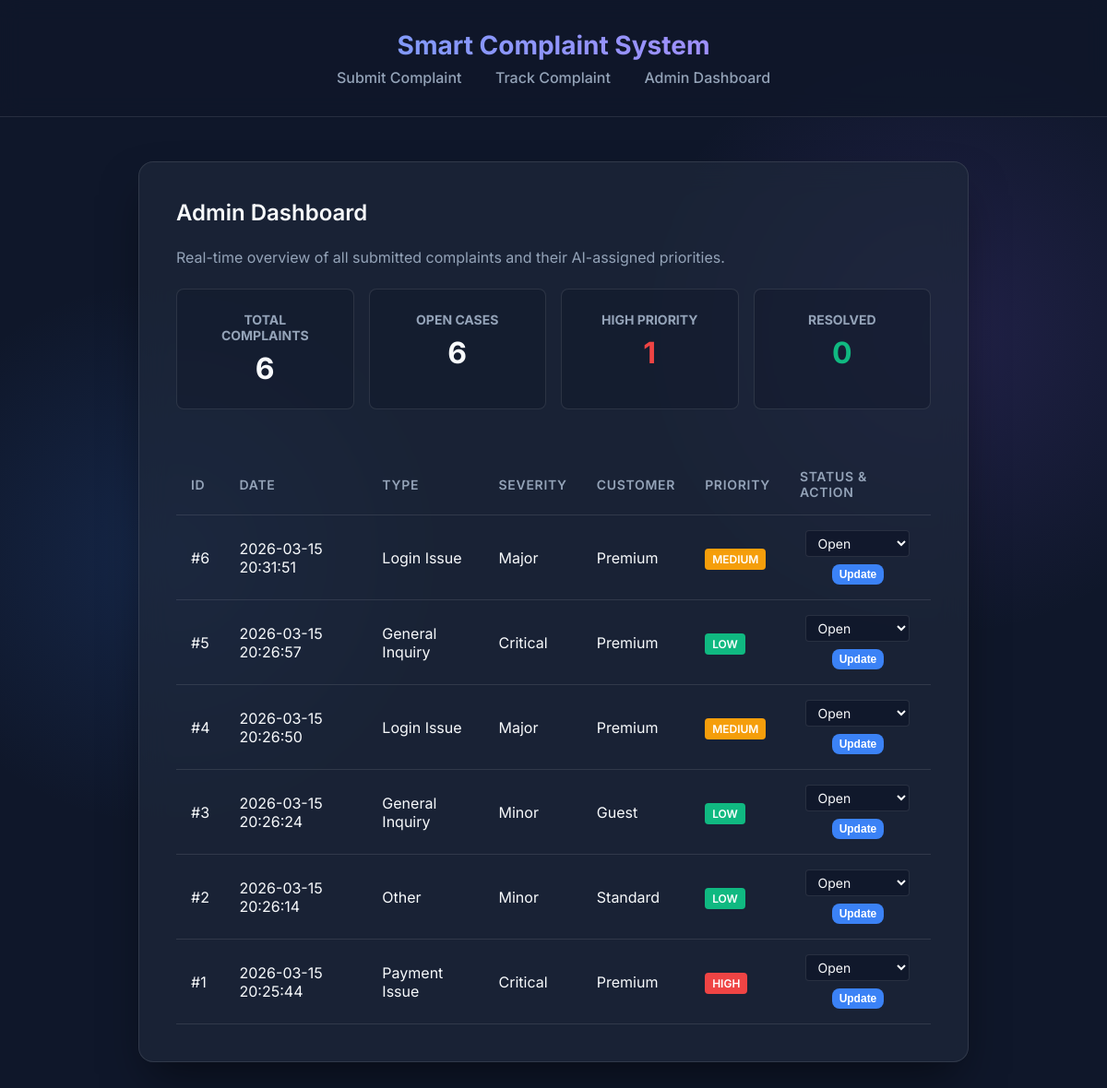
The page /admin on the database its author committed.
### tables this page shows
CREATE TABLE complaints (
                id INTEGER PRIMARY KEY AUTOINCREMENT,
                complaint_type TEXT NOT NULL,
                severity TEXT NOT NULL,
                customer_type TEXT NOT NULL,
                priority TEXT NOT NULL,
                date TEXT NOT NULL
            , status TEXT NOT NULL DEFAULT 'Open');

### app.py (the view)
@app.route("/admin", methods=["GET"])
def admin():
    db = get_db()
    cursor = db.cursor()
    cursor.execute("SELECT * FROM complaints ORDER BY id DESC")
    complaints = cursor.fetchall()
    total = len(complaints)
    open_cases = sum(1 for c in complaints if c['status'] in ['Open', 'In Progress'])
    high_priority = sum(1 for c in complaints if c['priority'] == 'High')
    resolved_cases = sum(1 for c in complaints if c['status'] == 'Resolved')
    return render_template("admin.html",
                           complaints=complaints,
                           total=total,
                           open_cases=open_cases,
                           high_priority=high_priority,
                           resolved_cases=resolved_cases)

### app.py (called while the page is built)
def get_db():
    db = getattr(g, '_database', None)
    if db is None:
        db = g._database = sqlite3.connect(DB_PATH)
        db.row_factory = sqlite3.Row
    return db

@app.teardown_appcontext
def close_connection(exception):
    db = getattr(g, '_database', None)
    if db is not None:
        db.close()

### templates/admin.html (shortened to what this page needs)
<!DOCTYPE html>
<html lang="en">
<head>
    <link rel="stylesheet" href="{{ url_for('static', filename='style.css') }}">
</head>
<body>
    <header>
        <h1>Smart Complaint System</h1>
        <nav>
            <a href="{{ url_for('index') }}">Submit Complaint</a>
            <a href="{{ url_for('track') }}">Track Complaint</a>
            <a href="{{ url_for('admin') }}">Admin Dashboard</a>
        </nav>
    </header>
    <main>
        <div class="glass-panel large">
            <h2>Admin Dashboard</h2>
            <p style="margin-bottom: 1.5rem; color: var(--text-muted);">Real-time overview of all submitted complaints and their AI-assigned priorities.</p>
            <div class="analytics-row" style="display: flex; gap: 1rem; margin-bottom: 2rem;">
                <div class="analytic-card" style="flex: 1; background: rgba(15, 23, 42, 0.4); padding: 1.5rem; border-radius: 0.5rem; border: 1px solid var(--border-color); text-align: center;">
                    <h3 style="color: var(--text-muted); font-size: 0.875rem; text-transform: uppercase;">Total Complaints</h3>
                    <p style="font-size: 2rem; font-weight: bold; margin-top: 0.5rem;">{{ total }}</p>
                </div>
                <div class="analytic-card" style="flex: 1; background: rgba(15, 23, 42, 0.4); padding: 1.5rem; border-radius: 0.5rem; border: 1px solid var(--border-color); text-align: center;">
                    <h3 style="color: var(--text-muted); font-size: 0.875rem; text-transform: uppercase;">Open Cases</h3>
                    <p style="font-size: 2rem; font-weight: bold; margin-top: 0.5rem;">{{ open_cases }}</p>
                </div>
                <div class="analytic-card" style="flex: 1; background: rgba(15, 23, 42, 0.4); padding: 1.5rem; border-radius: 0.5rem; border: 1px solid var(--border-color); text-align: center;">
                    <h3 style="color: var(--text-muted); font-size: 0.875rem; text-transform: uppercase;">High Priority</h3>
                    <p style="font-size: 2rem; font-weight: bold; color: var(--priority-high); margin-top: 0.5rem;">{{ high_priority }}</p>
                </div>
                <div class="analytic-card" style="flex: 1; background: rgba(15, 23, 42, 0.4); padding: 1.5rem; border-radius: 0.5rem; border: 1px solid var(--border-color); text-align: center;">
                    <h3 style="color: var(--text-muted); font-size: 0.875rem; text-transform: uppercase;">Resolved</h3>
                    <p style="font-size: 2rem; font-weight: bold; color: var(--priority-low); margin-top: 0.5rem;">{{ resolved_cases }}</p>
                </div>
            </div>
            <div style="overflow-x: auto;">
                <table>
                    <thead>
                        <tr>
                            <th>ID</th>
                            <th>Date</th>
                            <th>Type</th>
                            <th>Severity</th>
                            <th>Customer</th>
                            <th>Priority</th>
                            <th>Status & Action</th>
                        </tr>
                    </thead>
                    <tbody>
                        {% for c in complaints %}
                        <tr>
                            <td>#{{ c.id }}</td>
                            <td>{{ c.date }}</td>
                            <td>{{ c.complaint_type }}</td>
                            <td>{{ c.severity }}</td>
                            <td>{{ c.customer_type }}</td>
                            <td><span class="badge {{ c.priority }}">{{ c.priority }}</span></td>
                            <td>
                                <form action="{{ url_for('update_status', complaint_id=c.id) }}" method="POST" style="display: flex; gap: 0.5rem; align-items: center; justify-content: center; margin: 0;">
                                    <select name="status" style="padding: 0.25rem 0.5rem; background: rgba(15,23,42,0.8); width: auto; font-size: 0.875rem; border-radius: 0.25rem;">
                                        <option value="Open" {% if c.status == 'Open' %}selected{% endif %}>Open</option>
                                    </select>
                                    <button type="submit" style="padding: 0.25rem 0.5rem; margin-top: 0; width: auto; font-size: 0.75rem;">Update</button>
                                </form>
                            </td>
                        </tr>
                        {% else %}
                        <tr>
                            <td colspan="7" style="text-align: center; color: var(--text-muted); padding: 2rem;">No complaints found in the database.</td>
                        </tr>
                        {% endfor %}
                    </tbody>
                </table>
            </div>
        </div>
    </main>
</body>
</html>

### static/style.css (style rules this page uses)
:root { --bg-color: #0f172a; --panel-bg: rgba(30, 41, 59, 0.7); --border-color: rgba(255, 255, 255, 0.1); --text-main: #f8fafc; --text-muted: #94a3b8; --accent: #3b82f6; --accent-hover: #2563eb; --priority-high: #ef4444; --priority-medium: #f59e0b; --priority-low: #10b981; }
* { box-sizing: border-box; margin: 0; padding: 0; }
body { font-family: 'Inter', sans-serif; background-color: var(--bg-color); color: var(--text-main); min-height: 100vh; display: flex; flex-direction: column; background-image: radial-gradient(circle at 15% 50%, rgba(59, 130, 246, 0.15), transparent 25%), radial-gradient(circle at 85% 30%, rgba(139, 92, 246, 0.15), transparent 25%); }
header { padding: 2rem; text-align: center; border-bottom: 1px solid var(--border-color); background: rgba(15, 23, 42, 0.8); backdrop-filter: blur(12px); position: sticky; top: 0; z-index: 10; }
header h1 { font-size: 1.75rem; font-weight: 700; background: linear-gradient(to right, #60a5fa, #c084fc); -webkit-background-clip: text; -webkit-text-fill-color: transparent; margin-bottom: 0.5rem; }
header nav a { color: var(--text-muted); text-decoration: none; margin: 0 1rem; font-weight: 500; transition: color 0.3s; }
main { flex: 1; padding: 3rem 1rem; display: flex; justify-content: center; align-items: flex-start; }
.glass-panel { background: var(--panel-bg); backdrop-filter: blur(16px); -webkit-backdrop-filter: blur(16px); border: 1px solid var(--border-color); border-radius: 1rem; padding: 2.5rem; width: 100%; max-width: 500px; box-shadow: 0 25px 50px -12px rgba(0, 0, 0, 0.5); animation: slideUp 0.6s ease-out; }
.glass-panel.large { max-width: 900px; }
h2 { font-size: 1.5rem; margin-bottom: 1.5rem; font-weight: 600; }
form { display: flex; flex-direction: column; gap: 1.25rem; }
select, input { width: 100%; padding: 0.75rem 1rem; border-radius: 0.5rem; background: rgba(15, 23, 42, 0.6); border: 1px solid var(--border-color); color: var(--text-main); font-family: inherit; font-size: 1rem; transition: all 0.3s ease; outline: none; }
button { background: var(--accent); color: white; border: none; padding: 0.875rem 1.5rem; border-radius: 0.5rem; font-size: 1rem; font-weight: 600; cursor: pointer; transition: background 0.3s, transform 0.2s; margin-top: 0.5rem; width: 100%; }
table { width: 100%; border-collapse: collapse; margin-top: 1rem; }
th, td { padding: 1rem; text-align: left; border-bottom: 1px solid var(--border-color); }
th { font-size: 0.875rem; font-weight: 600; color: var(--text-muted); text-transform: uppercase; letter-spacing: 0.05em; }
.badge { padding: 0.25rem 0.5rem; border-radius: 0.25rem; font-size: 0.75rem; font-weight: 600; text-transform: uppercase; }
.badge.High { background: var(--priority-high); color: white; }
.badge.Medium { background: var(--priority-medium); color: white; }
.badge.Low { background: var(--priority-low); color: white; }
select option { background: #1e293b; color: #f8fafc; }

### rows shown on the page
complaints: id "6", date "2026-03-15 20:31:51", complaint_type "Login Issue", severity "Major", customer_type "Premium", priority "MEDIUM", status "Open"
complaints: id "5", date "2026-03-15 20:26:57", complaint_type "General Inquiry", severity "Critical", customer_type "Premium", priority "LOW", status "Open"
complaints: id "4", date "2026-03-15 20:26:50", complaint_type "Login Issue", severity "Major", customer_type "Premium", priority "MEDIUM", status "Open"
complaints: id "3", date "2026-03-15 20:26:24", complaint_type "General Inquiry", severity "Minor", customer_type "Guest", priority "LOW", status "Open"
complaints: id "2", date "2026-03-15 20:26:14", complaint_type "Other", severity "Minor", customer_type "Standard", priority "LOW", status "Open"
complaints: id "1", date "2026-03-15 20:25:44", complaint_type "Payment Issue", severity "Critical", customer_type "Premium", priority "HIGH", status "Open"

### other values the page prints
{{ total }} "6"
{{ open_cases }} "6"
{{ high_priority }} "1"
{{ resolved_cases }} "0"
